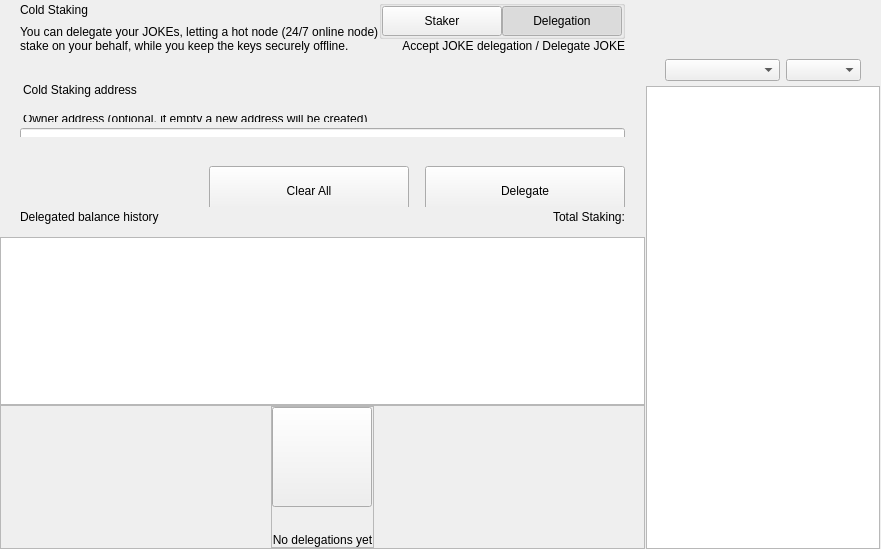
<?xml version="1.0" encoding="UTF-8"?>
<ui version="4.0">
 <class>ColdStakingWidget</class>
 <widget class="QWidget" name="ColdStakingWidget">
  <property name="geometry">
   <rect>
    <x>0</x>
    <y>0</y>
    <width>629</width>
    <height>549</height>
   </rect>
  </property>
  <property name="windowTitle">
   <string>Form</string>
  </property>
  <layout class="QHBoxLayout" name="horizontalLayout_1" stretch="2,1">
   <property name="spacing">
    <number>0</number>
   </property>
   <property name="leftMargin">
    <number>0</number>
   </property>
   <property name="topMargin">
    <number>0</number>
   </property>
   <property name="rightMargin">
    <number>0</number>
   </property>
   <property name="bottomMargin">
    <number>0</number>
   </property>
   <item>
    <widget class="QWidget" name="left" native="true">
     <layout class="QVBoxLayout" name="verticalLayout_3">
      <property name="leftMargin">
       <number>0</number>
      </property>
      <property name="topMargin">
       <number>0</number>
      </property>
      <property name="rightMargin">
       <number>0</number>
      </property>
      <property name="bottomMargin">
       <number>0</number>
      </property>
      <item>
       <layout class="QVBoxLayout" name="verticalLayout_2">
        <property name="spacing">
         <number>0</number>
        </property>
        <item>
         <layout class="QVBoxLayout" name="verticalLayoutTop">
          <property name="spacing">
           <number>0</number>
          </property>
          <property name="leftMargin">
           <number>0</number>
          </property>
          <property name="rightMargin">
           <number>0</number>
          </property>
          <item>
           <widget class="QWidget" name="containerTitle" native="true">
            <property name="sizePolicy">
             <sizepolicy hsizetype="Preferred" vsizetype="Minimum">
              <horstretch>0</horstretch>
              <verstretch>0</verstretch>
             </sizepolicy>
            </property>
            <property name="maximumSize">
             <size>
              <width>16777215</width>
              <height>100</height>
             </size>
            </property>
            <layout class="QHBoxLayout" name="containerTitleLayout">
             <property name="spacing">
              <number>0</number>
             </property>
             <property name="leftMargin">
              <number>20</number>
             </property>
             <property name="topMargin">
              <number>0</number>
             </property>
             <property name="rightMargin">
              <number>20</number>
             </property>
             <property name="bottomMargin">
              <number>0</number>
             </property>
             <item>
              <layout class="QVBoxLayout" name="verticalLayout11">
               <property name="spacing">
                <number>5</number>
               </property>
               <item>
                <widget class="QLabel" name="labelTitle">
                 <property name="text">
                  <string>Cold Staking</string>
                 </property>
                </widget>
               </item>
               <item>
                <widget class="QLabel" name="labelSubtitle1">
                 <property name="maximumSize">
                  <size>
                   <width>16777215</width>
                   <height>16777215</height>
                  </size>
                 </property>
                 <property name="text">
                  <string>You can delegate your JOKEs, letting a hot node (24/7 online node)
stake on your behalf, while you keep the keys securely offline.</string>
                 </property>
                </widget>
               </item>
              </layout>
             </item>
             <item>
              <spacer name="horizontalSpacer">
               <property name="orientation">
                <enum>Qt::Horizontal</enum>
               </property>
               <property name="sizeHint" stdset="0">
                <size>
                 <width>40</width>
                 <height>20</height>
                </size>
               </property>
              </spacer>
             </item>
             <item>
              <widget class="QWidget" name="containerViewPrivacyChecks" native="true">
               <layout class="QVBoxLayout" name="containerPrivacyChecks">
                <property name="spacing">
                 <number>0</number>
                </property>
                <property name="leftMargin">
                 <number>0</number>
                </property>
                <property name="topMargin">
                 <number>0</number>
                </property>
                <property name="rightMargin">
                 <number>0</number>
                </property>
                <property name="bottomMargin">
                 <number>0</number>
                </property>
                <item alignment="Qt::AlignHCenter|Qt::AlignVCenter">
                 <widget class="QGroupBox" name="groupBox">
                  <property name="title">
                   <string/>
                  </property>
                  <layout class="QHBoxLayout" name="horizontalLayout_2_1">
                   <property name="spacing">
                    <number>0</number>
                   </property>
                   <property name="leftMargin">
                    <number>0</number>
                   </property>
                   <property name="topMargin">
                    <number>0</number>
                   </property>
                   <property name="rightMargin">
                    <number>0</number>
                   </property>
                   <property name="bottomMargin">
                    <number>0</number>
                   </property>
                   <item>
                    <widget class="QPushButton" name="pushLeft">
                     <property name="minimumSize">
                      <size>
                       <width>120</width>
                       <height>30</height>
                      </size>
                     </property>
                     <property name="maximumSize">
                      <size>
                       <width>120</width>
                       <height>30</height>
                      </size>
                     </property>
                     <property name="focusPolicy">
                      <enum>Qt::NoFocus</enum>
                     </property>
                     <property name="text">
                      <string>Staker</string>
                     </property>
                     <property name="checkable">
                      <bool>true</bool>
                     </property>
                     <property name="autoExclusive">
                      <bool>true</bool>
                     </property>
                    </widget>
                   </item>
                   <item>
                    <widget class="QPushButton" name="pushRight">
                     <property name="minimumSize">
                      <size>
                       <width>120</width>
                       <height>30</height>
                      </size>
                     </property>
                     <property name="maximumSize">
                      <size>
                       <width>120</width>
                       <height>30</height>
                      </size>
                     </property>
                     <property name="focusPolicy">
                      <enum>Qt::NoFocus</enum>
                     </property>
                     <property name="text">
                      <string>Delegation</string>
                     </property>
                     <property name="checkable">
                      <bool>true</bool>
                     </property>
                     <property name="checked">
                      <bool>true</bool>
                     </property>
                     <property name="autoExclusive">
                      <bool>true</bool>
                     </property>
                    </widget>
                   </item>
                  </layout>
                 </widget>
                </item>
                <item alignment="Qt::AlignTop">
                 <widget class="QLabel" name="labelSubtitle2">
                  <property name="text">
                   <string>Accept JOKE delegation / Delegate JOKE</string>
                  </property>
                  <property name="alignment">
                   <set>Qt::AlignRight|Qt::AlignTrailing|Qt::AlignVCenter</set>
                  </property>
                 </widget>
                </item>
               </layout>
              </widget>
             </item>
            </layout>
           </widget>
          </item>
          <item>
           <spacer name="verticalSpacer_2">
            <property name="orientation">
             <enum>Qt::Vertical</enum>
            </property>
            <property name="sizeType">
             <enum>QSizePolicy::Fixed</enum>
            </property>
            <property name="sizeHint" stdset="0">
             <size>
              <width>20</width>
              <height>30</height>
             </size>
            </property>
           </spacer>
          </item>
          <item>
           <widget class="QWidget" name="containerSend" native="true">
            <property name="minimumSize">
             <size>
              <width>0</width>
              <height>50</height>
             </size>
            </property>
            <layout class="QVBoxLayout" name="containerSendRow">
             <property name="spacing">
              <number>6</number>
             </property>
             <property name="leftMargin">
              <number>0</number>
             </property>
             <property name="topMargin">
              <number>0</number>
             </property>
             <property name="rightMargin">
              <number>0</number>
             </property>
             <property name="bottomMargin">
              <number>0</number>
             </property>
             <item>
              <widget class="QLabel" name="labelEditTitle">
               <property name="maximumSize">
                <size>
                 <width>16777215</width>
                 <height>30</height>
                </size>
               </property>
               <property name="styleSheet">
                <string notr="true">padding-left:20px; padding-bottom:3px;</string>
               </property>
               <property name="text">
                <string>Cold Staking address</string>
               </property>
              </widget>
             </item>
             <item>
              <spacer name="verticalSpacer_6">
               <property name="orientation">
                <enum>Qt::Vertical</enum>
               </property>
               <property name="sizeType">
                <enum>QSizePolicy::Fixed</enum>
               </property>
               <property name="sizeHint" stdset="0">
                <size>
                 <width>20</width>
                 <height>9</height>
                </size>
               </property>
              </spacer>
             </item>
             <item>
              <widget class="QWidget" name="containerOwner" native="true">
               <layout class="QVBoxLayout" name="vContainerOwner">
                <property name="spacing">
                 <number>4</number>
                </property>
                <property name="leftMargin">
                 <number>20</number>
                </property>
                <property name="topMargin">
                 <number>0</number>
                </property>
                <property name="rightMargin">
                 <number>20</number>
                </property>
                <property name="bottomMargin">
                 <number>0</number>
                </property>
                <item>
                 <widget class="QLabel" name="labelSubtitleDescription">
                  <property name="maximumSize">
                   <size>
                    <width>16777215</width>
                    <height>20</height>
                   </size>
                  </property>
                  <property name="styleSheet">
                   <string notr="true">margin-bottom:2px;
                   margin-left:0.05px;
                   padding:0px;</string>
                  </property>
                  <property name="text">
                   <string>Owner address (optional, if empty a new address will be created)</string>
                  </property>
                 </widget>
                </item>
                <item>
                 <widget class="QLineEdit" name="lineEditOwnerAddress">
                  <property name="minimumSize">
                   <size>
                    <width>0</width>
                    <height>50</height>
                   </size>
                  </property>
                  <property name="maximumSize">
                   <size>
                    <width>16777215</width>
                    <height>50</height>
                   </size>
                  </property>
                  <property name="styleSheet">
                   <string notr="true"/>
                  </property>
                  <property name="placeholderText">
                   <string>Enter owner address</string>
                  </property>
                 </widget>
                </item>
               </layout>
              </widget>
             </item>
            </layout>
           </widget>
          </item>
         </layout>
        </item>
        <item>
         <spacer name="verticalSpacer_3">
          <property name="orientation">
           <enum>Qt::Vertical</enum>
          </property>
          <property name="sizeType">
           <enum>QSizePolicy::Minimum</enum>
          </property>
          <property name="sizeHint" stdset="0">
           <size>
            <width>20</width>
            <height>20</height>
           </size>
          </property>
         </spacer>
        </item>
        <item>
         <widget class="QWidget" name="containerBtn" native="true">
          <property name="minimumSize">
           <size>
            <width>0</width>
            <height>50</height>
           </size>
          </property>
          <layout class="QHBoxLayout" name="horizontalLayout">
           <property name="rightMargin">
            <number>20</number>
           </property>
           <item>
            <spacer name="horizontalSpacer_2">
             <property name="orientation">
              <enum>Qt::Horizontal</enum>
             </property>
             <property name="sizeHint" stdset="0">
              <size>
               <width>200</width>
               <height>20</height>
              </size>
             </property>
            </spacer>
           </item>
           <item>
            <layout class="QHBoxLayout" name="horizontalLayout_7">
             <item>
              <spacer name="horizontalSpacer_3">
               <property name="orientation">
                <enum>Qt::Horizontal</enum>
               </property>
               <property name="sizeType">
                <enum>QSizePolicy::Expanding</enum>
               </property>
               <property name="sizeHint" stdset="0">
                <size>
                 <width>40</width>
                 <height>20</height>
                </size>
               </property>
              </spacer>
             </item>
             <item>
              <widget class="QPushButton" name="pushButtonClear">
               <property name="minimumSize">
                <size>
                 <width>200</width>
                 <height>50</height>
                </size>
               </property>
               <property name="focusPolicy">
                <enum>Qt::NoFocus</enum>
               </property>
               <property name="text">
                <string>Clear All</string>
               </property>
              </widget>
             </item>
             <item>
              <spacer name="horizontalSpacer_4">
               <property name="orientation">
                <enum>Qt::Horizontal</enum>
               </property>
               <property name="sizeType">
                <enum>QSizePolicy::Fixed</enum>
               </property>
               <property name="sizeHint" stdset="0">
                <size>
                 <width>10</width>
                 <height>20</height>
                </size>
               </property>
              </spacer>
             </item>
             <item>
              <widget class="QPushButton" name="pushButtonSend">
               <property name="minimumSize">
                <size>
                 <width>200</width>
                 <height>50</height>
                </size>
               </property>
               <property name="maximumSize">
                <size>
                 <width>200</width>
                 <height>50</height>
                </size>
               </property>
               <property name="focusPolicy">
                <enum>Qt::NoFocus</enum>
               </property>
               <property name="text">
                <string>Delegate</string>
               </property>
              </widget>
             </item>
            </layout>
           </item>
          </layout>
         </widget>
        </item>
        <item>
         <widget class="QWidget" name="containerHistoryLabel" native="true">
          <layout class="QHBoxLayout" name="horizontalLayout_4">
           <property name="spacing">
            <number>0</number>
           </property>
           <property name="leftMargin">
            <number>20</number>
           </property>
           <property name="topMargin">
            <number>0</number>
           </property>
           <property name="rightMargin">
            <number>20</number>
           </property>
           <property name="bottomMargin">
            <number>0</number>
           </property>
           <item>
            <widget class="QWidget" name="verticalWidget" native="true">
             <property name="minimumSize">
              <size>
               <width>100</width>
               <height>0</height>
              </size>
             </property>
             <layout class="QVBoxLayout" name="verticalLayout_58">
              <property name="leftMargin">
               <number>0</number>
              </property>
              <property name="topMargin">
               <number>0</number>
              </property>
              <property name="rightMargin">
               <number>0</number>
              </property>
              <property name="bottomMargin">
               <number>0</number>
              </property>
              <item>
               <widget class="QLabel" name="labelListHistory">
                <property name="text">
                 <string>Delegated balance history</string>
                </property>
               </widget>
              </item>
             </layout>
            </widget>
           </item>
           <item>
            <spacer name="horizontalSpacer_5">
             <property name="orientation">
              <enum>Qt::Horizontal</enum>
             </property>
             <property name="sizeHint" stdset="0">
              <size>
               <width>40</width>
               <height>20</height>
              </size>
             </property>
            </spacer>
           </item>
           <item>
            <widget class="QLabel" name="labelStakingTotal">
             <property name="text">
              <string>Total Staking:</string>
             </property>
            </widget>
           </item>
          </layout>
         </widget>
        </item>
        <item>
         <layout class="QVBoxLayout" name="verticalLayout_64">
          <property name="spacing">
           <number>0</number>
          </property>
          <item>
           <spacer name="verticalSpacer_44">
            <property name="orientation">
             <enum>Qt::Vertical</enum>
            </property>
            <property name="sizeType">
             <enum>QSizePolicy::Fixed</enum>
            </property>
            <property name="sizeHint" stdset="0">
             <size>
              <width>20</width>
              <height>10</height>
             </size>
            </property>
           </spacer>
          </item>
          <item>
           <widget class="QListView" name="listView">
            <property name="enabled">
             <bool>true</bool>
            </property>
            <property name="mouseTracking">
             <bool>true</bool>
            </property>
           </widget>
          </item>
          <item>
           <widget class="QFrame" name="emptyContainer">
            <property name="minimumSize">
             <size>
              <width>0</width>
              <height>100</height>
             </size>
            </property>
            <property name="frameShape">
             <enum>QFrame::StyledPanel</enum>
            </property>
            <property name="frameShadow">
             <enum>QFrame::Raised</enum>
            </property>
            <layout class="QVBoxLayout" name="verticalLayout_71" stretch="1,8">
             <property name="spacing">
              <number>0</number>
             </property>
             <property name="leftMargin">
              <number>0</number>
             </property>
             <property name="topMargin">
              <number>0</number>
             </property>
             <property name="rightMargin">
              <number>0</number>
             </property>
             <property name="bottomMargin">
              <number>0</number>
             </property>
             <item>
              <spacer name="verticalSpacer">
               <property name="orientation">
                <enum>Qt::Vertical</enum>
               </property>
               <property name="sizeHint" stdset="0">
                <size>
                 <width>20</width>
                 <height>20</height>
                </size>
               </property>
              </spacer>
             </item>
             <item alignment="Qt::AlignHCenter|Qt::AlignVCenter">
              <widget class="QFrame" name="emptyScreen">
               <property name="sizePolicy">
                <sizepolicy hsizetype="Expanding" vsizetype="Expanding">
                 <horstretch>0</horstretch>
                 <verstretch>0</verstretch>
                </sizepolicy>
               </property>
               <property name="frameShape">
                <enum>QFrame::StyledPanel</enum>
               </property>
               <property name="frameShadow">
                <enum>QFrame::Raised</enum>
               </property>
               <layout class="QVBoxLayout" name="verticalLayout">
                <property name="spacing">
                 <number>30</number>
                </property>
                <property name="leftMargin">
                 <number>0</number>
                </property>
                <property name="topMargin">
                 <number>0</number>
                </property>
                <property name="rightMargin">
                 <number>0</number>
                </property>
                <property name="bottomMargin">
                 <number>0</number>
                </property>
                <item alignment="Qt::AlignHCenter|Qt::AlignVCenter">
                 <widget class="QPushButton" name="pushImgEmpty">
                  <property name="minimumSize">
                   <size>
                    <width>100</width>
                    <height>100</height>
                   </size>
                  </property>
                  <property name="maximumSize">
                   <size>
                    <width>100</width>
                    <height>100</height>
                   </size>
                  </property>
                  <property name="focusPolicy">
                   <enum>Qt::NoFocus</enum>
                  </property>
                  <property name="text">
                   <string/>
                  </property>
                  <property name="iconSize">
                   <size>
                    <width>100</width>
                    <height>100</height>
                   </size>
                  </property>
                 </widget>
                </item>
                <item alignment="Qt::AlignHCenter|Qt::AlignVCenter">
                 <widget class="QLabel" name="labelEmpty">
                  <property name="styleSheet">
                   <string notr="true"/>
                  </property>
                  <property name="text">
                   <string>No delegations yet</string>
                  </property>
                  <property name="alignment">
                   <set>Qt::AlignCenter</set>
                  </property>
                 </widget>
                </item>
               </layout>
              </widget>
             </item>
            </layout>
           </widget>
          </item>
         </layout>
        </item>
       </layout>
      </item>
     </layout>
    </widget>
   </item>
   <item>
    <widget class="QWidget" name="right" native="true">
     <layout class="QVBoxLayout" name="rightContainer">
      <property name="spacing">
       <number>0</number>
      </property>
      <property name="leftMargin">
       <number>1</number>
      </property>
      <property name="topMargin">
       <number>0</number>
      </property>
      <property name="rightMargin">
       <number>1</number>
      </property>
      <property name="bottomMargin">
       <number>0</number>
      </property>
      <item>
       <widget class="QWidget" name="containerRightButtons" native="true">
        <property name="minimumSize">
         <size>
          <width>0</width>
          <height>50</height>
         </size>
        </property>
        <layout class="QVBoxLayout" name="verticalLayout_4">
         <property name="leftMargin">
          <number>19</number>
         </property>
         <property name="topMargin">
          <number>0</number>
         </property>
         <property name="rightMargin">
          <number>19</number>
         </property>
         <property name="bottomMargin">
          <number>0</number>
         </property>
         <item>
          <widget class="OptionButton" name="btnCoinControl" native="true">
           <property name="minimumSize">
            <size>
             <width>0</width>
             <height>0</height>
            </size>
           </property>
          </widget>
         </item>
         <item>
          <widget class="OptionButton" name="btnColdStaking" native="true"/>
         </item>
         <item>
          <widget class="OptionButton" name="btnMyStakingAddresses" native="true">
           <property name="sizePolicy">
            <sizepolicy hsizetype="Preferred" vsizetype="Minimum">
             <horstretch>0</horstretch>
             <verstretch>0</verstretch>
            </sizepolicy>
           </property>
          </widget>
         </item>
        </layout>
       </widget>
      </item>
      <item>
       <widget class="QWidget" name="sortWidget" native="true">
        <layout class="QHBoxLayout" name="horizontalLayout_6">
         <property name="leftMargin">
          <number>19</number>
         </property>
         <property name="rightMargin">
          <number>19</number>
         </property>
         <property name="bottomMargin">
          <number>5</number>
         </property>
         <item>
          <spacer name="horizontalSpacer_6">
           <property name="orientation">
            <enum>Qt::Horizontal</enum>
           </property>
           <property name="sizeHint" stdset="0">
            <size>
             <width>40</width>
             <height>20</height>
            </size>
           </property>
          </spacer>
         </item>
         <item>
          <widget class="QComboBox" name="comboBoxSort">
           <property name="sizePolicy">
            <sizepolicy hsizetype="Preferred" vsizetype="Fixed">
             <horstretch>0</horstretch>
             <verstretch>0</verstretch>
            </sizepolicy>
           </property>
           <property name="minimumSize">
            <size>
             <width>115</width>
             <height>0</height>
            </size>
           </property>
          </widget>
         </item>
         <item>
          <widget class="QComboBox" name="comboBoxSortOrder">
           <property name="sizePolicy">
            <sizepolicy hsizetype="Preferred" vsizetype="Fixed">
             <horstretch>0</horstretch>
             <verstretch>0</verstretch>
            </sizepolicy>
           </property>
           <property name="minimumSize">
            <size>
             <width>75</width>
             <height>0</height>
            </size>
           </property>
          </widget>
         </item>
        </layout>
       </widget>
      </item>
      <item>
       <widget class="QListView" name="listViewStakingAddress">
        <property name="enabled">
         <bool>true</bool>
        </property>
        <property name="mouseTracking">
         <bool>true</bool>
        </property>
       </widget>
      </item>
     </layout>
    </widget>
   </item>
  </layout>
 </widget>
 <customwidgets>
  <customwidget>
   <class>OptionButton</class>
   <extends>QWidget</extends>
   <header>qt/jokecoin/optionbutton.h</header>
   <container>1</container>
  </customwidget>
 </customwidgets>
 <resources/>
 <connections/>
</ui>
